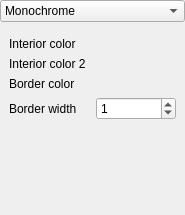
<?xml version="1.0" encoding="UTF-8"?>
<ui version="4.0">
 <class>VEShapeSettings</class>
 <widget class="QWidget" name="VEShapeSettings">
  <property name="geometry">
   <rect>
    <x>0</x>
    <y>0</y>
    <width>185</width>
    <height>215</height>
   </rect>
  </property>
  <property name="windowTitle">
   <string>Form</string>
  </property>
  <layout class="QGridLayout" name="gridLayout">
   <property name="leftMargin">
    <number>0</number>
   </property>
   <property name="topMargin">
    <number>0</number>
   </property>
   <property name="rightMargin">
    <number>0</number>
   </property>
   <property name="bottomMargin">
    <number>0</number>
   </property>
   <item row="2" column="0">
    <spacer name="verticalSpacer">
     <property name="orientation">
      <enum>Qt::Vertical</enum>
     </property>
     <property name="sizeHint" stdset="0">
      <size>
       <width>20</width>
       <height>40</height>
      </size>
     </property>
    </spacer>
   </item>
   <item row="0" column="0">
    <widget class="QComboBox" name="comboBox">
     <item>
      <property name="text">
       <string>Monochrome</string>
      </property>
     </item>
     <item>
      <property name="text">
       <string>Gradient</string>
      </property>
     </item>
    </widget>
   </item>
   <item row="1" column="0">
    <widget class="QWidget" name="fillingWidget" native="true">
     <layout class="QGridLayout" name="gridLayout_2">
      <item row="3" column="1">
       <widget class="QSpinBox" name="borderWidth">
        <property name="minimum">
         <number>0</number>
        </property>
        <property name="maximum">
         <number>200</number>
        </property>
        <property name="value">
         <number>1</number>
        </property>
       </widget>
      </item>
      <item row="2" column="1">
       <widget class="ColorLabel" name="borderColor">
        <property name="text">
         <string/>
        </property>
       </widget>
      </item>
      <item row="3" column="0">
       <widget class="QLabel" name="label_4">
        <property name="text">
         <string>Border width</string>
        </property>
       </widget>
      </item>
      <item row="0" column="1">
       <widget class="ColorLabel" name="color_1">
        <property name="text">
         <string/>
        </property>
       </widget>
      </item>
      <item row="0" column="0">
       <widget class="QLabel" name="labelColor_1">
        <property name="text">
         <string>Interior color</string>
        </property>
       </widget>
      </item>
      <item row="2" column="0">
       <widget class="QLabel" name="label_2">
        <property name="text">
         <string>Border color</string>
        </property>
       </widget>
      </item>
      <item row="1" column="0">
       <widget class="QLabel" name="labelColor_2">
        <property name="text">
         <string>Interior color 2</string>
        </property>
       </widget>
      </item>
      <item row="1" column="1">
       <widget class="ColorLabel" name="color_2">
        <property name="text">
         <string/>
        </property>
       </widget>
      </item>
     </layout>
    </widget>
   </item>
  </layout>
 </widget>
 <customwidgets>
  <customwidget>
   <class>ColorLabel</class>
   <extends>QLabel</extends>
   <header>VectorEditor/colorlabel.h</header>
  </customwidget>
 </customwidgets>
 <resources/>
 <connections/>
</ui>
